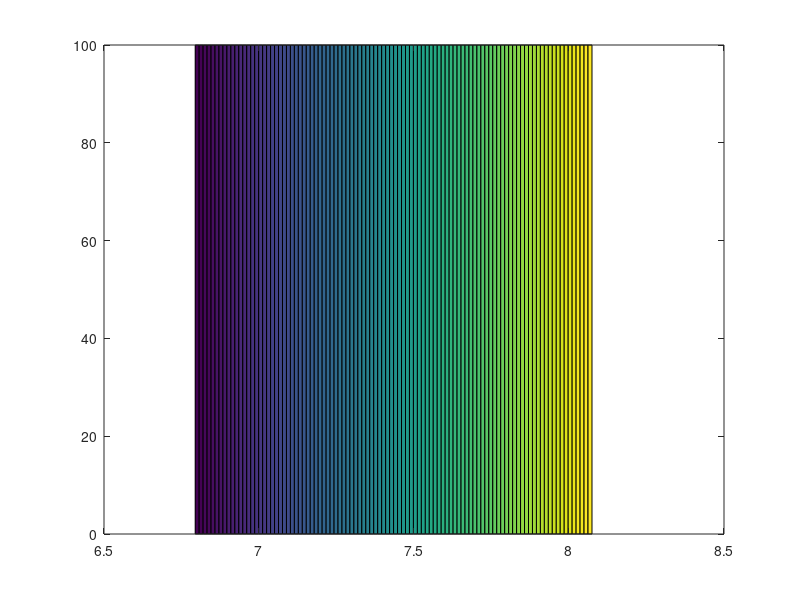

The MATLAB source for this figure:
%cab(MonkeyAnalysis,MonkeyStim);
clf


x = 1:1;100
y=zeros(2,100);

for i=1:100
    y(i,1)=2*rand;
    y(i,2)=15*rand;
end
hist(y,x) 